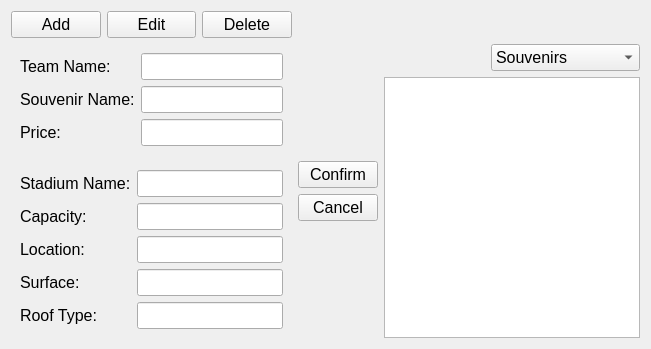
            <widget class="QWidget" name="page_EDIT">
             <layout class="QGridLayout" name="gridLayout_edit_3">
              <item row="0" column="0">
               <layout class="QGridLayout" name="gridLayout_edit">
                <item row="0" column="1">
                 <widget class="QPushButton" name="pushButton_edit_edit">
                  <property name="font">
                   <font>
                    <pointsize>12</pointsize>
                   </font>
                  </property>
                  <property name="text">
                   <string>Edit</string>
                  </property>
                 </widget>
                </item>
                <item row="0" column="2">
                 <widget class="QPushButton" name="pushButton_edit_delete">
                  <property name="font">
                   <font>
                    <pointsize>12</pointsize>
                   </font>
                  </property>
                  <property name="text">
                   <string>Delete</string>
                  </property>
                 </widget>
                </item>
                <item row="0" column="0">
                 <widget class="QPushButton" name="pushButton_edit_add">
                  <property name="font">
                   <font>
                    <pointsize>12</pointsize>
                   </font>
                  </property>
                  <property name="text">
                   <string>Add</string>
                  </property>
                 </widget>
                </item>
                <item row="1" column="0" colspan="3">
                 <widget class="QWidget" name="formWidget_edit_souvenir" native="true">
                  <layout class="QFormLayout" name="formLayout_edit">
                   <item row="0" column="0">
                    <widget class="QLabel" name="label_edit_souvenir_team">
                     <property name="sizePolicy">
                      <sizepolicy hsizetype="Minimum" vsizetype="Preferred">
                       <horstretch>0</horstretch>
                       <verstretch>0</verstretch>
                      </sizepolicy>
                     </property>
                     <property name="font">
                      <font>
                       <pointsize>12</pointsize>
                      </font>
                     </property>
                     <property name="text">
                      <string>Team Name:</string>
                     </property>
                    </widget>
                   </item>
                   <item row="0" column="1">
                    <widget class="QLineEdit" name="lineEdit_edit_souvenir_team">
                     <property name="sizePolicy">
                      <sizepolicy hsizetype="Minimum" vsizetype="Minimum">
                       <horstretch>0</horstretch>
                       <verstretch>0</verstretch>
                      </sizepolicy>
                     </property>
                     <property name="font">
                      <font>
                       <pointsize>12</pointsize>
                      </font>
                     </property>
                    </widget>
                   </item>
                   <item row="1" column="0">
                    <widget class="QLabel" name="label_edit_souvenir_name">
                     <property name="sizePolicy">
                      <sizepolicy hsizetype="Minimum" vsizetype="Preferred">
                       <horstretch>0</horstretch>
                       <verstretch>0</verstretch>
                      </sizepolicy>
                     </property>
                     <property name="font">
                      <font>
                       <pointsize>12</pointsize>
                      </font>
                     </property>
                     <property name="text">
                      <string>Souvenir Name:</string>
                     </property>
                    </widget>
                   </item>
                   <item row="1" column="1">
                    <widget class="QLineEdit" name="lineEdit_edit_souvenir_name">
                     <property name="sizePolicy">
                      <sizepolicy hsizetype="Minimum" vsizetype="Minimum">
                       <horstretch>0</horstretch>
                       <verstretch>0</verstretch>
                      </sizepolicy>
                     </property>
                     <property name="font">
                      <font>
                       <pointsize>12</pointsize>
                      </font>
                     </property>
                    </widget>
                   </item>
                   <item row="2" column="0">
                    <widget class="QLabel" name="label_edit_souvenir_price">
                     <property name="sizePolicy">
                      <sizepolicy hsizetype="Preferred" vsizetype="Preferred">
                       <horstretch>0</horstretch>
                       <verstretch>0</verstretch>
                      </sizepolicy>
                     </property>
                     <property name="font">
                      <font>
                       <pointsize>12</pointsize>
                      </font>
                     </property>
                     <property name="text">
                      <string>Price:</string>
                     </property>
                    </widget>
                   </item>
                   <item row="2" column="1">
                    <widget class="QLineEdit" name="lineEdit_edit_souvenir_price">
                     <property name="sizePolicy">
                      <sizepolicy hsizetype="Minimum" vsizetype="Minimum">
                       <horstretch>0</horstretch>
                       <verstretch>0</verstretch>
                      </sizepolicy>
                     </property>
                     <property name="font">
                      <font>
                       <pointsize>12</pointsize>
                      </font>
                     </property>
                    </widget>
                   </item>
                  </layout>
                 </widget>
                </item>
                <item row="1" column="3" rowspan="3">
                 <layout class="QGridLayout" name="gridLayout_edit_2">
                  <item row="3" column="0">
                   <widget class="QPushButton" name="pushButton_edit_cancel">
                    <property name="font">
                     <font>
                      <pointsize>12</pointsize>
                     </font>
                    </property>
                    <property name="text">
                     <string>Cancel</string>
                    </property>
                   </widget>
                  </item>
                  <item row="2" column="0" alignment="Qt::AlignBottom">
                   <widget class="QPushButton" name="pushButton_edit_confirm">
                    <property name="font">
                     <font>
                      <pointsize>12</pointsize>
                     </font>
                    </property>
                    <property name="text">
                     <string>Confirm</string>
                    </property>
                   </widget>
                  </item>
                  <item row="1" column="1" alignment="Qt::AlignRight">
                   <widget class="QComboBox" name="comboBox_edit">
                    <property name="sizePolicy">
                     <sizepolicy hsizetype="Fixed" vsizetype="Fixed">
                      <horstretch>0</horstretch>
                      <verstretch>0</verstretch>
                     </sizepolicy>
                    </property>
                    <property name="minimumSize">
                     <size>
                      <width>149</width>
                      <height>0</height>
                     </size>
                    </property>
                    <property name="font">
                     <font>
                      <pointsize>12</pointsize>
                     </font>
                    </property>
                    <item>
                     <property name="text">
                      <string>Souvenirs</string>
                     </property>
                    </item>
                    <item>
                     <property name="text">
                      <string>Stadiums</string>
                     </property>
                    </item>
                   </widget>
                  </item>
                  <item row="2" column="1" rowspan="3">
                   <widget class="QTableView" name="tableView_edit">
                    <property name="sizePolicy">
                     <sizepolicy hsizetype="Expanding" vsizetype="Expanding">
                      <horstretch>0</horstretch>
                      <verstretch>0</verstretch>
                     </sizepolicy>
                    </property>
                   </widget>
                  </item>
                 </layout>
                </item>
                <item row="2" column="0" rowspan="2" colspan="3">
                 <widget class="QWidget" name="formWidget_edit_stadium" native="true">
                  <layout class="QFormLayout" name="formLayout_5">
                   <item row="0" column="0">
                    <widget class="QLabel" name="label_edit_stadium_name">
                     <property name="font">
                      <font>
                       <pointsize>12</pointsize>
                      </font>
                     </property>
                     <property name="text">
                      <string>Stadium Name:</string>
                     </property>
                    </widget>
                   </item>
                   <item row="0" column="1">
                    <widget class="QLineEdit" name="LineEdit_edit_stadium_name">
                     <property name="font">
                      <font>
                       <pointsize>12</pointsize>
                      </font>
                     </property>
                    </widget>
                   </item>
                   <item row="1" column="0">
                    <widget class="QLabel" name="label_edit_stadium_capacity">
                     <property name="font">
                      <font>
                       <pointsize>12</pointsize>
                      </font>
                     </property>
                     <property name="text">
                      <string>Capacity:</string>
                     </property>
                    </widget>
                   </item>
                   <item row="1" column="1">
                    <widget class="QLineEdit" name="LineEdit_edit_stadium_capacity">
                     <property name="font">
                      <font>
                       <pointsize>12</pointsize>
                      </font>
                     </property>
                    </widget>
                   </item>
                   <item row="2" column="0">
                    <widget class="QLabel" name="label_edit_stadium_location">
                     <property name="font">
                      <font>
                       <pointsize>12</pointsize>
                      </font>
                     </property>
                     <property name="text">
                      <string>Location:</string>
                     </property>
                    </widget>
                   </item>
                   <item row="2" column="1">
                    <widget class="QLineEdit" name="LineEdit_edit_stadium_location">
                     <property name="font">
                      <font>
                       <pointsize>12</pointsize>
                      </font>
                     </property>
                    </widget>
                   </item>
                   <item row="3" column="0">
                    <widget class="QLabel" name="label_edit_stadium_surface">
                     <property name="font">
                      <font>
                       <pointsize>12</pointsize>
                      </font>
                     </property>
                     <property name="text">
                      <string>Surface:</string>
                     </property>
                    </widget>
                   </item>
                   <item row="3" column="1">
                    <widget class="QLineEdit" name="LineEdit_edit_stadium_surface">
                     <property name="font">
                      <font>
                       <pointsize>12</pointsize>
                      </font>
                     </property>
                    </widget>
                   </item>
                   <item row="4" column="0">
                    <widget class="QLabel" name="label_edit_stadium_roof">
                     <property name="font">
                      <font>
                       <pointsize>12</pointsize>
                      </font>
                     </property>
                     <property name="text">
                      <string>Roof Type:</string>
                     </property>
                    </widget>
                   </item>
                   <item row="4" column="1">
                    <widget class="QLineEdit" name="LineEdit_edit_stadium_roof">
                     <property name="font">
                      <font>
                       <pointsize>12</pointsize>
                      </font>
                     </property>
                    </widget>
                   </item>
                  </layout>
                 </widget>
                </item>
               </layout>
              </item>
             </layout>
            </widget>
